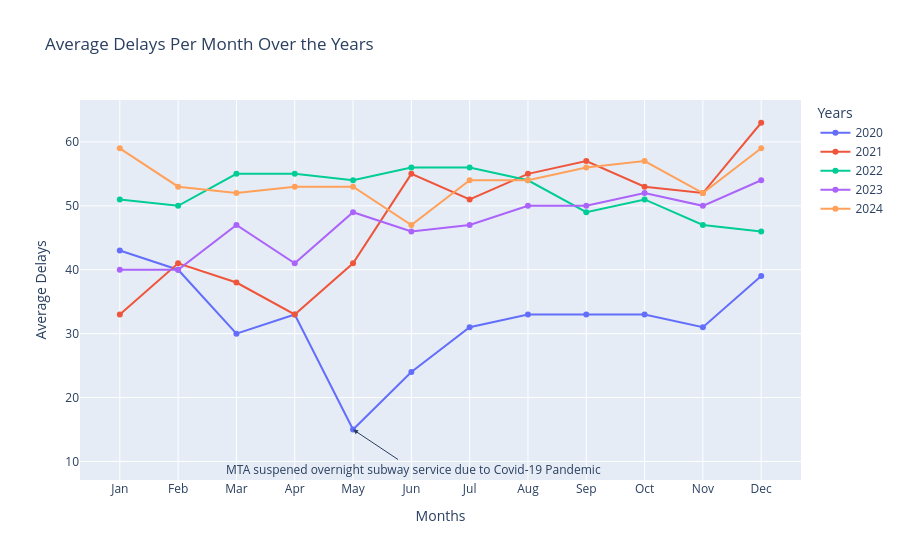

The notebook cell saved with this chart:
### Code cell
fig = px.line(delay_avg_per_month, x= 'month_num', y= 'delays', color = 'year', markers = True,title= 'Average Delays Per Month Over the Years')
fig.update_xaxes(tickmode='linear', dtick=1) 
fig.update_xaxes(
    tickmode = 'array',
    tickvals=[1, 2, 3, 4, 5,6,7,8,9,10,11,12], 
    ticktext=['Jan', 'Feb', 'Mar', 'Apr','May','Jun','Jul','Aug','Sep','Oct','Nov','Dec'] )
fig.update_layout(xaxis_title= 'Months', yaxis_title= 'Average Delays', legend_title_text= "Years")
fig.add_annotation(x= 5, y=15, text = 'MTA suspened overnight subway service due to Covid-19 Pandemic', 
                   showarrow = True, arrowhead=2, ax=60, ay=40, align= 'left')
#Add source
note = 'Source: MTA2020AnnualReporttotheGovernor,PAL§2800'
fig.add_annotation(
    showarrow=False,
    text=note,
    font=dict(size=10), 
    xref='x domain',
    x=0.5,
    yref='y domain',
    y=-0.4
    )
fig.show()

### Figure 1 — Plotly figure (JSON) as saved in the notebook; plotly's stock layout.template omitted (floating-point values rounded to 4 significant figures)
{"data": [{"hovertemplate": "year=2020<br>month_num=%{x}<br>delays=%{y}<extra></extra>", "legendgroup": "2020", "line": {"color": "#636efa", "dash": "solid"}, "marker": {"symbol": "circle"}, "mode": "lines+markers", "name": "2020", "orientation": "v", "showlegend": true, "type": "scatter", "x": [1, 2, 3, 4, 5, 6, 7, 8, 9, 10, 11, 12], "xaxis": "x", "y": [43, 40, 30, 33, 15, 24, 31, 33, 33, 33, 31, 39], "yaxis": "y"}, {"hovertemplate": "year=2021<br>month_num=%{x}<br>delays=%{y}<extra></extra>", "legendgroup": "2021", "line": {"color": "#EF553B", "dash": "solid"}, "marker": {"symbol": "circle"}, "mode": "lines+markers", "name": "2021", "orientation": "v", "showlegend": true, "type": "scatter", "x": [1, 2, 3, 4, 5, 6, 7, 8, 9, 10, 11, 12], "xaxis": "x", "y": [33, 41, 38, 33, 41, 55, 51, 55, 57, 53, 52, 63], "yaxis": "y"}, {"hovertemplate": "year=2022<br>month_num=%{x}<br>delays=%{y}<extra></extra>", "legendgroup": "2022", "line": {"color": "#00cc96", "dash": "solid"}, "marker": {"symbol": "circle"}, "mode": "lines+markers", "name": "2022", "orientation": "v", "showlegend": true, "type": "scatter", "x": [1, 2, 3, 4, 5, 6, 7, 8, 9, 10, 11, 12], "xaxis": "x", "y": [51, 50, 55, 55, 54, 56, 56, 54, 49, 51, 47, 46], "yaxis": "y"}, {"hovertemplate": "year=2023<br>month_num=%{x}<br>delays=%{y}<extra></extra>", "legendgroup": "2023", "line": {"color": "#ab63fa", "dash": "solid"}, "marker": {"symbol": "circle"}, "mode": "lines+markers", "name": "2023", "orientation": "v", "showlegend": true, "type": "scatter", "x": [1, 2, 3, 4, 5, 6, 7, 8, 9, 10, 11, 12], "xaxis": "x", "y": [40, 40, 47, 41, 49, 46, 47, 50, 50, 52, 50, 54], "yaxis": "y"}, {"hovertemplate": "year=2024<br>month_num=%{x}<br>delays=%{y}<extra></extra>", "legendgroup": "2024", "line": {"color": "#FFA15A", "dash": "solid"}, "marker": {"symbol": "circle"}, "mode": "lines+markers", "name": "2024", "orientation": "v", "showlegend": true, "type": "scatter", "x": [1, 2, 3, 4, 5, 6, 7, 8, 9, 10, 11, 12], "xaxis": "x", "y": [59, 53, 52, 53, 53, 47, 54, 54, 56, 57, 52, 59], "yaxis": "y"}], "layout": {"annotations": [{"align": "left", "arrowhead": 2, "ax": 60, "ay": 40, "showarrow": true, "text": "MTA suspened overnight subway service due to Covid-19 Pandemic", "x": 5, "y": 15}, {"font": {"size": 10}, "showarrow": false, "text": "Source: MTA2020AnnualReporttotheGovernor,PAL§2800", "x": 0.5, "xref": "x domain", "y": -0.4, "yref": "y domain"}], "autosize": true, "legend": {"title": {"text": "Years"}, "tracegroupgap": 0}, "title": {"text": "Average Delays Per Month Over the Years"}, "xaxis": {"anchor": "y", "autorange": true, "domain": [0, 1], "dtick": 1, "range": [0.3205, 12.68], "tickmode": "array", "ticktext": ["Jan", "Feb", "Mar", "Apr", "May", "Jun", "Jul", "Aug", "Sep", "Oct", "Nov", "Dec"], "tickvals": [1, 2, 3, 4, 5, 6, 7, 8, 9, 10, 11, 12], "title": {"text": "Months"}, "type": "linear"}, "yaxis": {"anchor": "x", "autorange": true, "domain": [0, 1], "range": [-4.89, 68.18], "title": {"text": "Average Delays"}, "type": "linear"}}}
